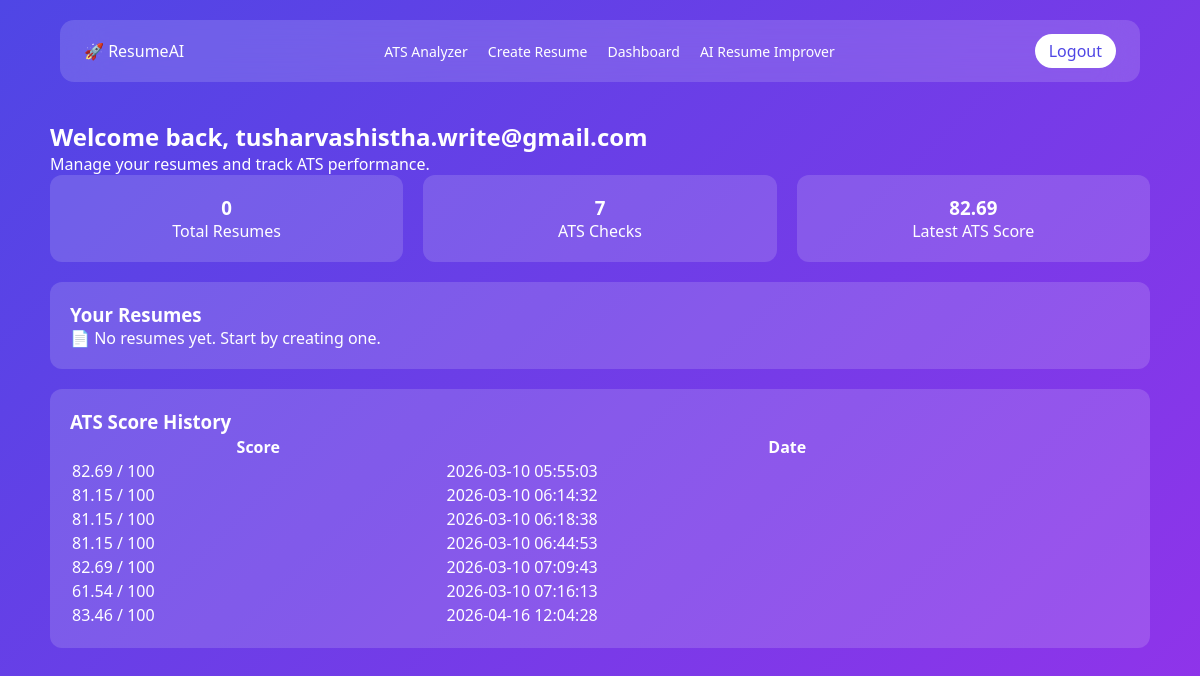
The app's page /dashboard (signed in) with its own data.
### tables this page shows
CREATE TABLE ats_history (
    id INTEGER PRIMARY KEY AUTOINCREMENT,
    user_email TEXT,
    score INTEGER,
    created_at TIMESTAMP DEFAULT CURRENT_TIMESTAMP
);

### main.py (the view)
@app.get("/dashboard", response_class=HTMLResponse)
def dashboard(request: Request):
    user = request.cookies.get("user")
    if not user:
        return RedirectResponse("/login", status_code=302)
    cursor.execute(
        "SELECT file_name, created_at FROM resumes WHERE user_email=?",
        (user,)
    )
    resumes = cursor.fetchall()
    cursor.execute(
        "SELECT score, created_at FROM ats_history WHERE user_email=?",
        (user,)
    )
    ats_scores = cursor.fetchall()
    return templates.TemplateResponse(
        "dashboard.html",
        {
            "request": request,
            "resumes": resumes,
            "ats_scores": ats_scores,
            "user": user
        }
    )

### templates/dashboard.html (shortened to what this page needs)
<!DOCTYPE html>
<html lang="en">
<head>
    <link rel="stylesheet" href="/static/style.css">
</head>
<body class="dashboard-page">
    <nav class="navbar">
        <div class="logo">🚀 ResumeAI</div>
        <div class="nav-links">
            <a href="/">ATS Analyzer</a>
            <a href="/generate">Create Resume</a>
            <a href="/dashboard">Dashboard</a>
            <a href="/ai-resume">AI Resume Improver</a>
        </div>
        <a href="/logout" class="logout-btn">Logout</a>
    </nav>
    <div class="wrapper">
        <div class="container glass">
            <div class="header">
                <h2>Welcome back, {{user}}</h2>
                <p>Manage your resumes and track ATS performance.</p>
            </div>
            <div class="stats">
                <div class="stat-card">
                    <h3>{{resumes|length}}</h3>
                    <p>Total Resumes</p>
                </div>
                <div class="stat-card">
                    <h3>{{ats_scores|length}}</h3>
                    <p>ATS Checks</p>
                </div>
                <div class="stat-card">
                    <h3>
                        {% if ats_scores %}
                        {{ats_scores[0][0]}}
                        {% else %}
                        0
                        {% endif %}
                    </h3>
                    <p>Latest ATS Score</p>
                </div>
            </div>
            <div class="card">
                <h3>Your Resumes</h3>
                {% if resumes %}
                <div class="table-wrapper">
                    <table>
                        <tr>
                            <th>File</th>
                            <th>Date</th>
                            <th>Action</th>
                        </tr>
                        {% for r in resumes %}
                        <tr>
                            <td>{{r[0]}}</td>
                            <td>{{r[1]}}</td>
                            <td>
                                <a href="/download/{{r[0]}}" class="btn btn-secondary">
                                    Download
                                </a>
                            </td>
                        </tr>
                        {% endfor %}
                    </table>
                </div>
                {% else %}
                <div class="empty">
                    📄 No resumes yet. Start by creating one.
                </div>
                {% endif %}
            </div>
            <div class="card">
                <h3>ATS Score History</h3>
                {% if ats_scores %}
                <div class="table-wrapper">
                    <table>
                        <tr>
                            <th>Score</th>
                            <th>Date</th>
                        </tr>
                        {% for a in ats_scores %}
                        <tr>
                            <td>{{a[0]}} / 100</td>
                            <td>{{a[1]}}</td>
                        </tr>
                        {% endfor %}
                    </table>
                </div>
                {% else %}
                <div class="empty">
                    📊 No ATS scans yet.
                </div>
                {% endif %}
            </div>
        </div>
    </div>
</body>
</html>

### static/style.css (style rules this page uses)
* { margin: 0; padding: 0; box-sizing: border-box; font-family: 'Segoe UI', sans-serif; }
a { text-decoration: none; }
body { margin: 0; background: linear-gradient(135deg, #4f46e5, #9333ea, #ec4899); background-attachment: fixed; background-size: 200% 200%; animation: gradientMove 12s ease infinite; min-height: 100vh; color: white; display: block; }
.navbar { position: fixed; top: 20px; left: 50%; transform: translateX(-50%); width: 90%; max-width: 1100px; display: flex; justify-content: space-between; align-items: center; padding: 14px 24px; background: rgba(255, 255, 255, 0.15); backdrop-filter: blur(20px); border-radius: 14px; color: white; z-index: 1000; }
.nav-links { display: flex; gap: 20px; }
.nav-links a { color: white; font-size: 14px; }
.logout-btn { background: white; color: #4f46e5; padding: 6px 14px; border-radius: 20px; }
.wrapper { max-width: 1100px; margin: 0 auto; }
.container { margin: 0 auto; }
.dashboard-page { padding-top: 120px; }
.stats { display: grid; grid-template-columns: repeat(3, 1fr); gap: 20px; }
.stat-card { background: rgba(255, 255, 255, 0.15); padding: 20px; border-radius: 12px; text-align: center; }
.dashboard-page .card { background: rgba(255, 255, 255, 0.15); padding: 20px; border-radius: 12px; margin-top: 20px; color: white; }
table { width: 100%; background: transparent; }

### records on screen
ats_history: score "82.69", created_at "2026-03-10 05:55:03"
ats_history: score "81.15", created_at "2026-03-10 06:14:32"
ats_history: score "81.15", created_at "2026-03-10 06:18:38"
ats_history: score "81.15", created_at "2026-03-10 06:44:53"
ats_history: score "82.69", created_at "2026-03-10 07:09:43"
ats_history: score "61.54", created_at "2026-03-10 07:16:13"
ats_history: score "83.46", created_at "2026-04-16 12:04:28"

### other values on screen
{{ user }} "tusharvashistha.write@gmail.com"
{{ resumes|length }} "0"
{{ ats_scores|length }} "7"
